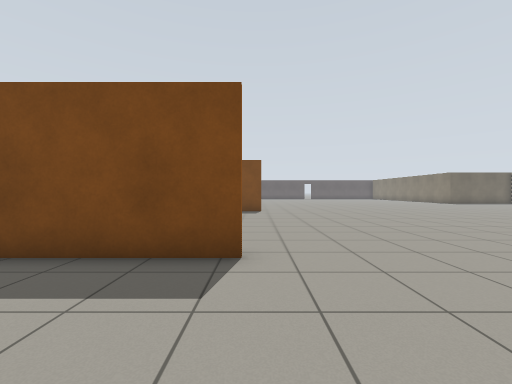
view 1 (above)

23 first-person views from a walk through a world built for the Gazebo simulator. The camera is 0.94 m above the floor, looks level and sees 90° across. The floor is counted in squares, 1 m on a side. Each view is taken from the middle of a square. On the plan, view 1 faces up. The plan holds only what a view shows up to about 10 squares ahead; the rest is blank. The place goes on beyond the plan.

view 2
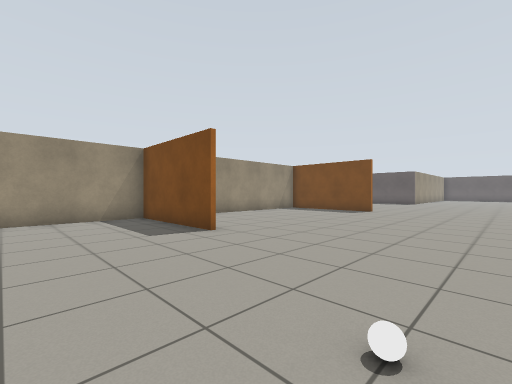

view 3
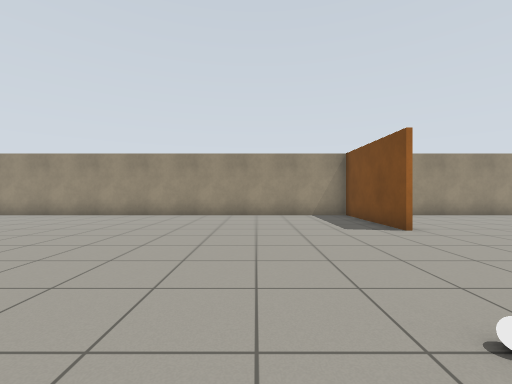

view 4
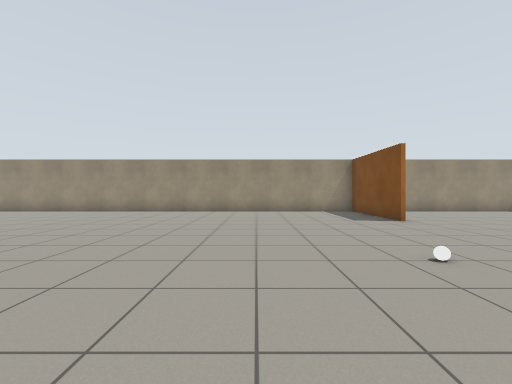

view 5
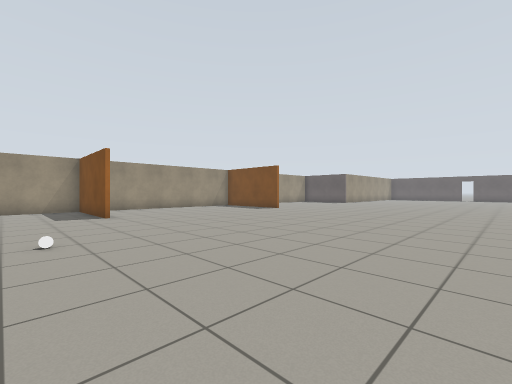

view 6
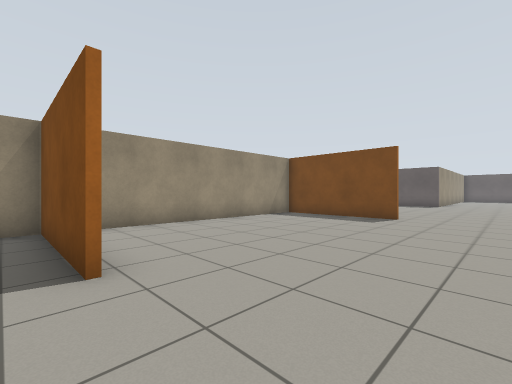

view 7
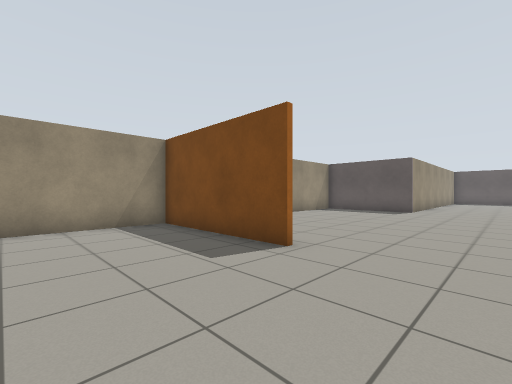

view 8
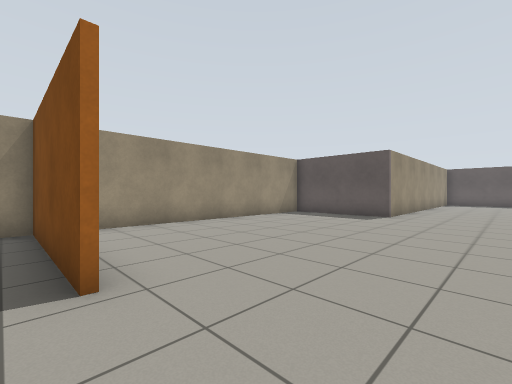

view 9
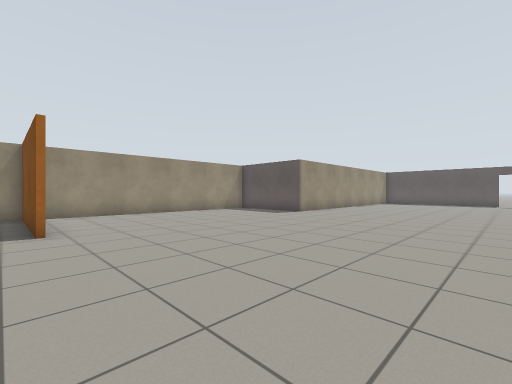

view 10
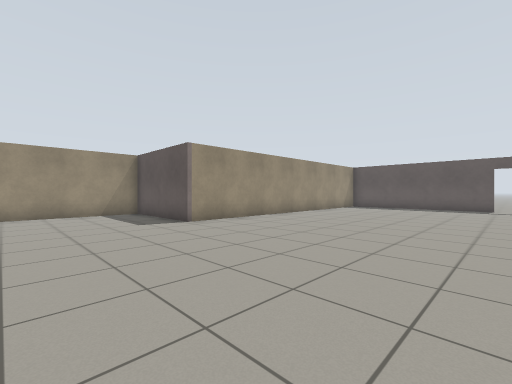

view 11
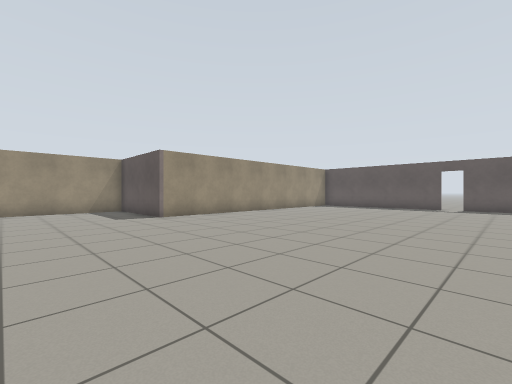

view 12
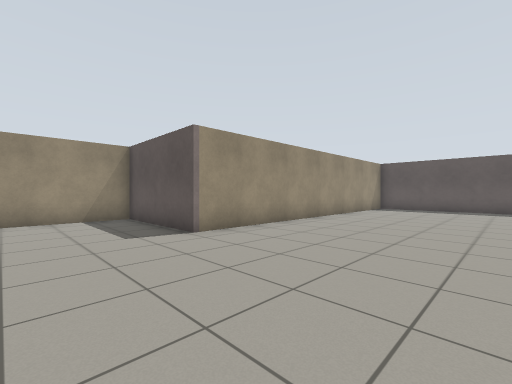

view 13
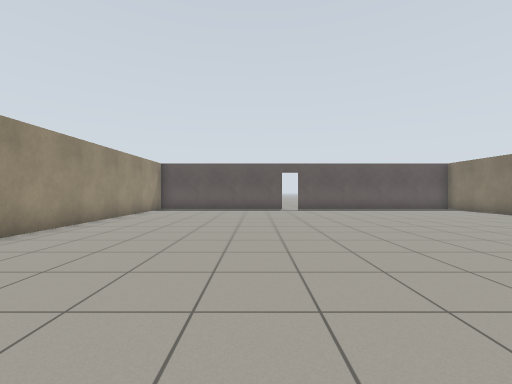

view 14
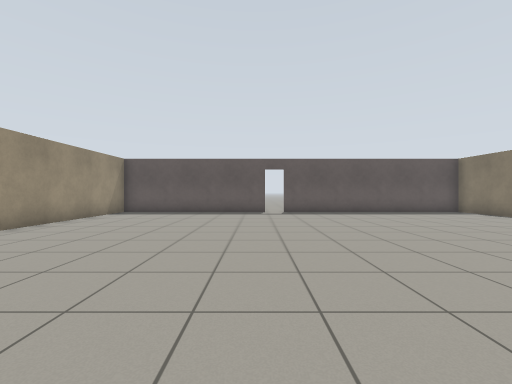

view 15
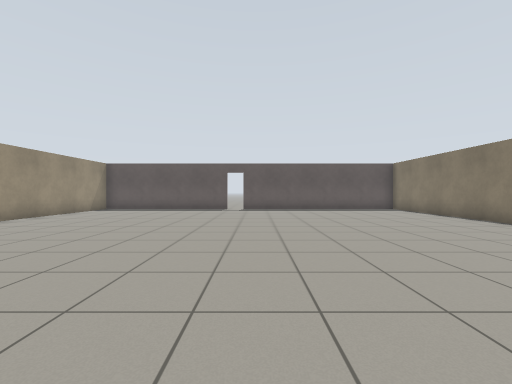

view 16
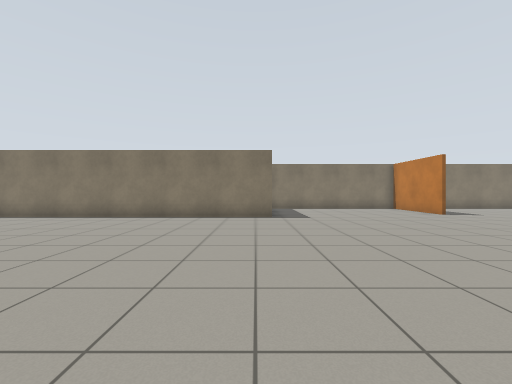

view 17
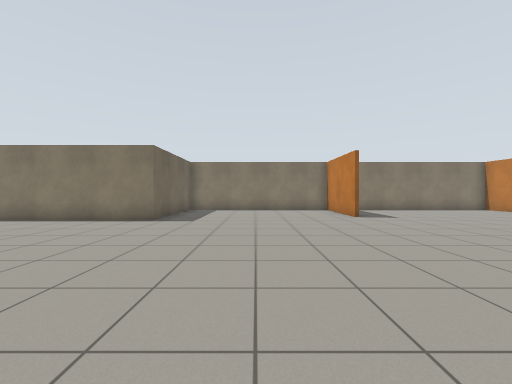

view 18
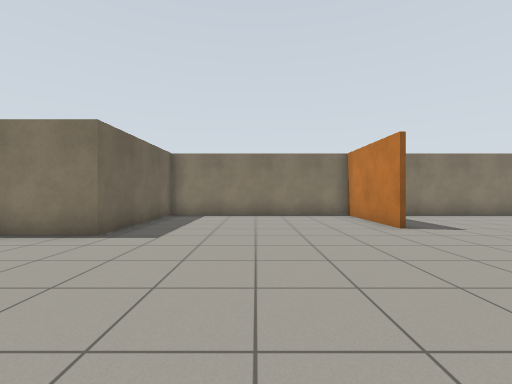

view 19
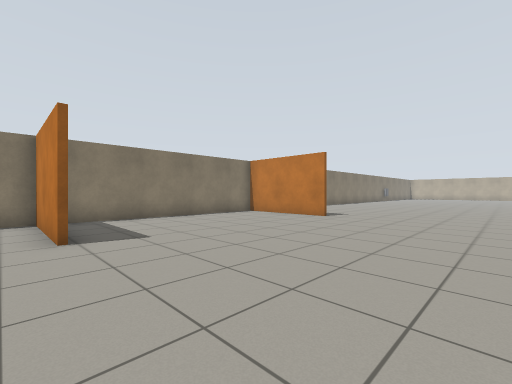

view 20
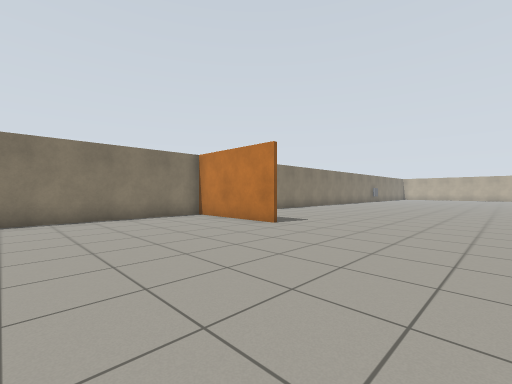

view 21
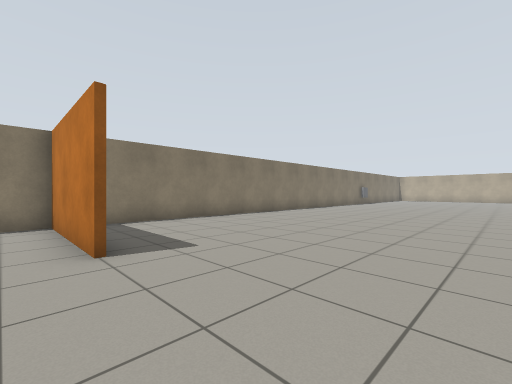

view 22
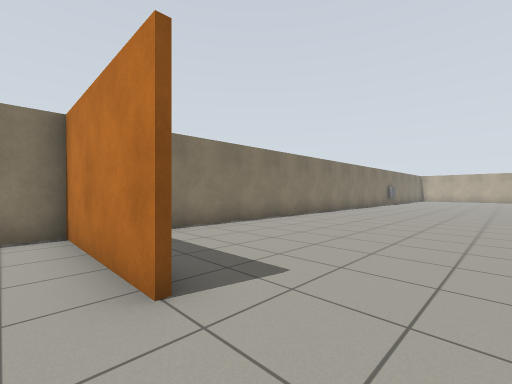

view 23
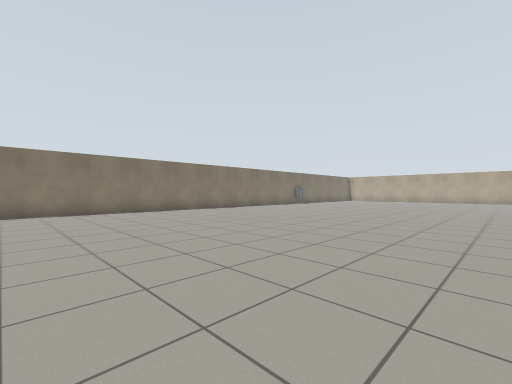

### Floor plan
Points are (right, up) in squares from view 1. A wall is a line through its corners. A room is listed if a view was taken in it or the views show most of it. See-through windows are left out.
Room 1 (views 1, 2, 3, 4, 5, 6, 7, 8, 9, 10, 11, 12, 13, 14, 15, 16, 17, 18, 19, 20, 21, 22, 23)
walls: (0.4, 12.5) (-4.3, 12.5) (-4.3, 0); (16.1, 5.1) (20.3, 5.1) (20.3, 12.6); (16.6, 13.3) (20.3, 13.3) (20.3, 14); (-0.1, 3.6) (-4.4, 3.6); (20.3, -1.8) (20.3, 3.9); (20, 20.4) (15.5, 20.4) (15.5, 32); (-0.2, 32) (-0.2, 22.2) (-4.3, 22.2) (-4.3, 13.1)
objects: white ball (5, 2)

Positions as (right, up) in squares from view 1, and headings:
1: (0, 0), facing up
2: (5, 0), facing up-left
3: (6, 0), facing left
4: (8, -1), facing left
5: (10, 1), facing up-left
6: (3, 3), facing up-left
7: (3, 9), facing up-left
8: (3, 12), facing up-left
9: (7, 12), facing up-left
10: (7, 18), facing up-left
11: (9, 18), facing up-left
12: (5, 19), facing up-left
13: (5, 20), facing up
14: (6, 22), facing up
15: (8, 20), facing up
16: (6, 21), facing right
17: (7, 17), facing right
18: (10, 17), facing right
19: (11, 14), facing down-right
20: (11, 11), facing down-right
21: (12, 6), facing down-right
22: (14, 6), facing down-right
23: (8, 3), facing down-right
